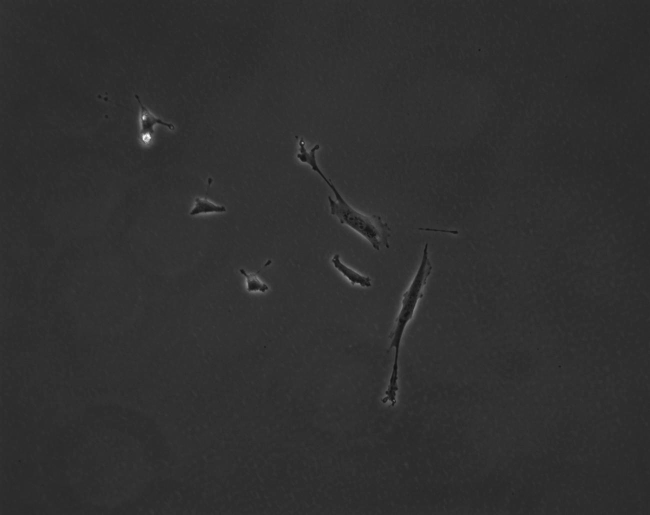
#> input picture cell/0001.jpg, 1300 x 1030 px, given in place of 0012.jpg, which was not available (shown at 1/2 size)
$ python Cell.py   (older library calls are emulated)
#> lines starting #> are read from the running program, lines starting #| are printed output that depends on the picture; after the words box and inside, x2 and y2 are one past the last pixel; in counts of white or black regions, pixels touching at a corner belong together; pictures that were not available may be replaced by others from this repository, and a replacement may not be noted

# coding: utf-8

# In[1]:


import numpy as np
import cv2
import scipy.spatial


# In[2]:


i = 12
if (i < 10):
    s = 'Normalized/000' + str(i)
else:
    s = 'Normalized/00' + str(i)
im = cv2.imread(s + '.jpg')
#> im is the input picture: shape (1030, 1300, 3); min 14, max 255, mean 48
imgray = cv2.cvtColor(im,cv2.COLOR_BGR2GRAY)
ret,thresh = cv2.threshold(imgray,55,255,0)
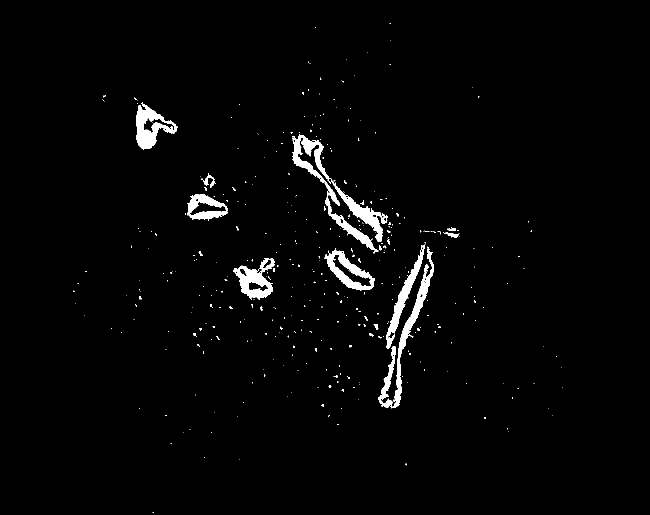
#> thresh: shape (1030, 1300) (shown at 1/2 size); 2.2% white; 376 white regions (342 under 20 px), largest, box (x1, y1, x2, y2) and area: (584, 269, 775, 507) 7365, (781, 493, 868, 817) 3589, (272, 204, 355, 299) 3367
#im2, contours, hierarchy = cv2.findContours(thresh,cv2.RETR_TREE,cv2.CHAIN_APPROX_SIMPLE)
connectivity = 6
# Perform the operation
output = cv2.connectedComponentsWithStats(thresh, connectivity, cv2.CV_32S)
# Get the results
# The first cell is the number of labels
num_labels = output[0]
#> num_labels = 377
# The second cell is the label matrix
labels = output[1]
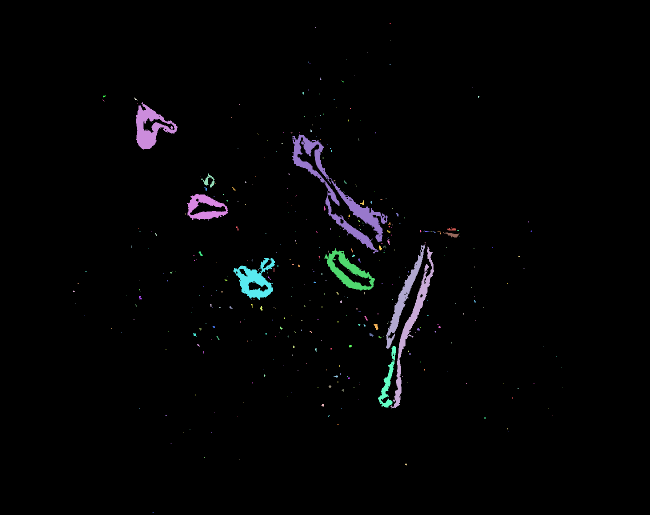
#> labels: shape (1030, 1300) int32 (shown at 1/2 size); 377 distinct labels, from 0 to 376; one colour per label, 0 black
# The third cell is the stat matrix
stats = output[2]
#> stats = 377 rows, first 6: [0, 0, 1300, 1030, 1310118], [779, 46, 3, 2, 4], [630, 54, 2, 2, 3], [781, 80, 1, 1, 1], [735, 104, 1, 1, 1], [693, 119, 1, 1, 1]
# The fourth cell is the centroid matrix
centroids = output[3]
#> centroids = 377 pairs, first value 147.2 to 1124, second value 46.75 to 1024.3

counter = 0
lst = []
newcentroid = []
points = []
for i in range(len(stats)):
    if (stats[i][4] > 1200):
        counter += 1
        lst.append(i)
#> after the loop, counter = 9; lst = [0, 23, 44, 75, 144, 149, 154, 168, 309]
#print(counter)
#print(lst)
#print(centroids)
for i in lst[1:]:
    cv2.rectangle(im,(stats[i][0],stats[i][1]),(stats[i][0] + stats[i][2],stats[i][1] + stats[i][3]),(0,255,0),3)
#> this loop made 8 passes
#> i on passes 1 to 8: 23, 44, 75, 144, 149, 154, 168, 309
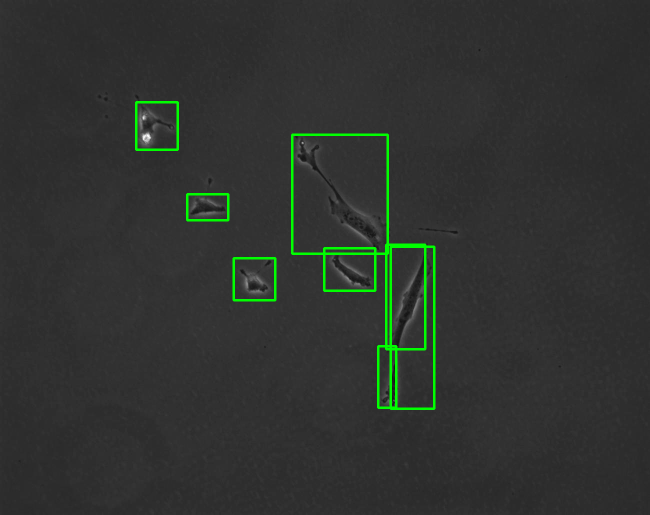
#> im: shape (1030, 1300, 3) (shown at 1/2 size); 1.42% of pixels changed, all inside (x1, y1, x2, y2) = (270, 202, 871, 820)
    # [31 lines of commented-out code are left out]
file = open(s + '.txt','w')
#for i in newcentroid:
for i in range(1, len(lst)):
    cv2.circle(im,(int(centroids[lst[i]][0]),int(centroids[lst[i]][1])), 2, (0,0,255), -1)
    file.write(str(centroids[lst[i]][0]))
    file.write(",")
    file.write(str(centroids[lst[i]][1]))
    file.write('\n')
#> this loop made 8 passes
#> im: shape (1030, 1300, 3); 0.01% of pixels changed, all inside (x1, y1, x2, y2) = (297, 252, 827, 766)
file.close()


# [16 lines of commented-out code are left out]


cv2.imshow('image', thresh)
cv2.imshow('test', im)
cv2.waitKey(0);
cv2.destroyAllWindows()
